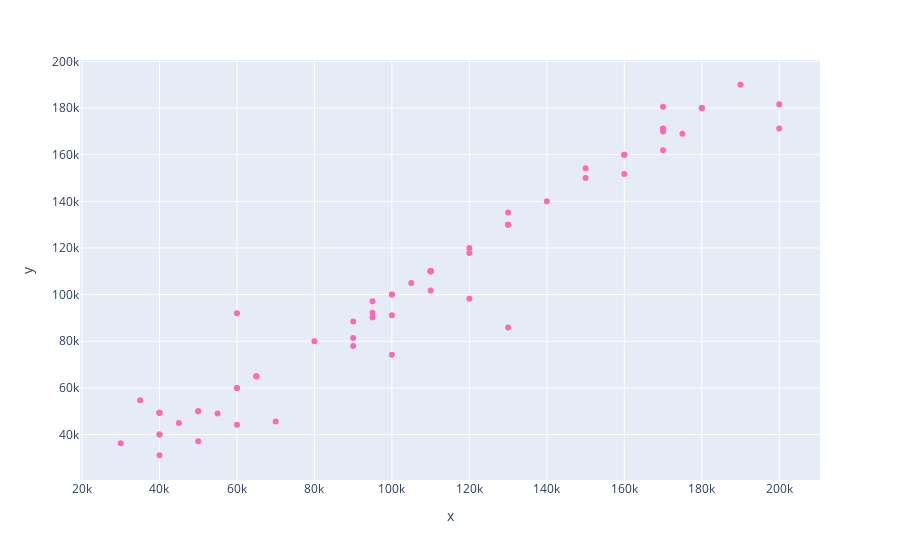

Notebook code cell kept with this figure:
### Code cell
import plotly.express as px

px.scatter(x = Y_test,y= prediction, color_discrete_sequence=['hotpink'])
